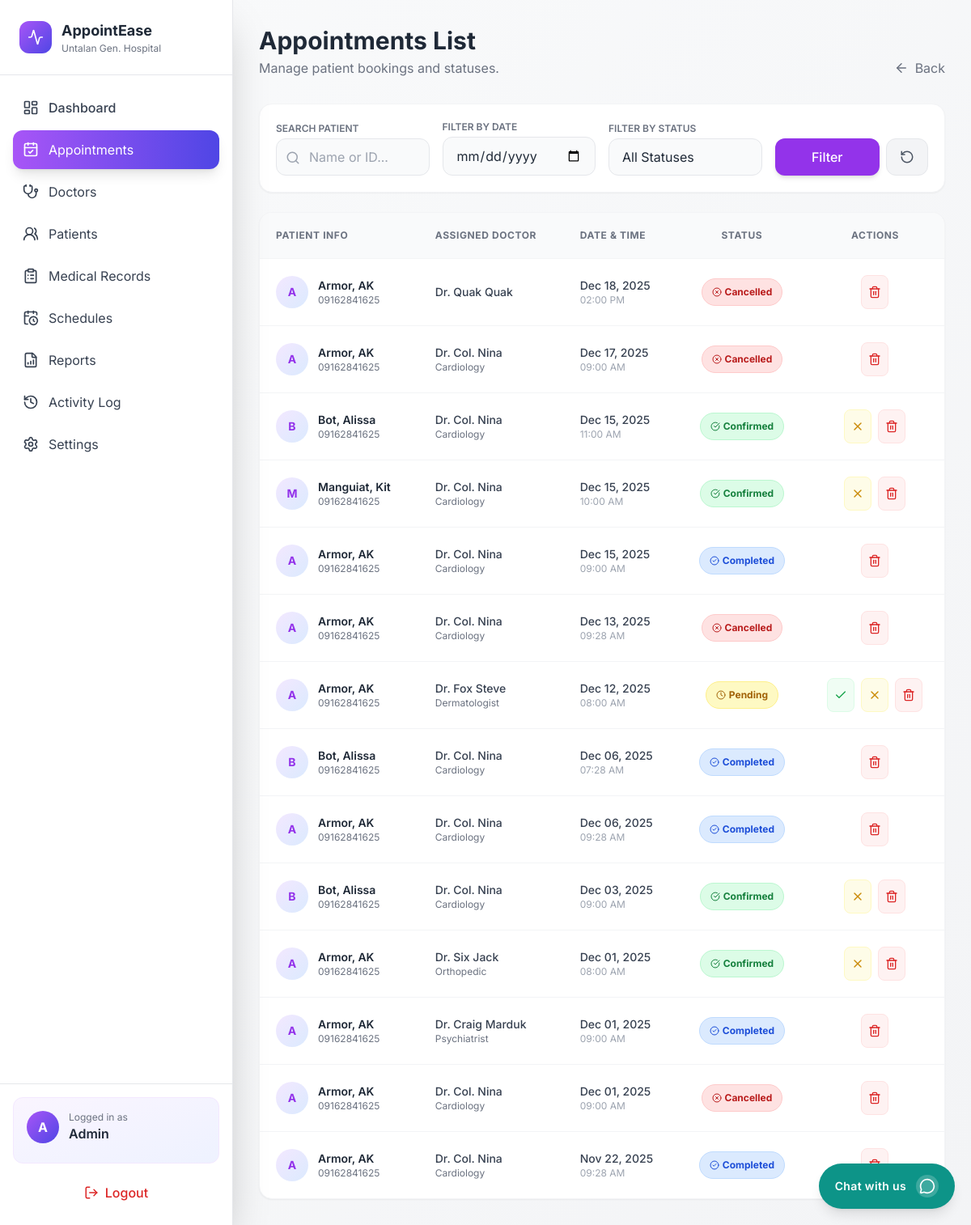
The page /appointment_list_report.php (signed in) on the database as committed earlier.
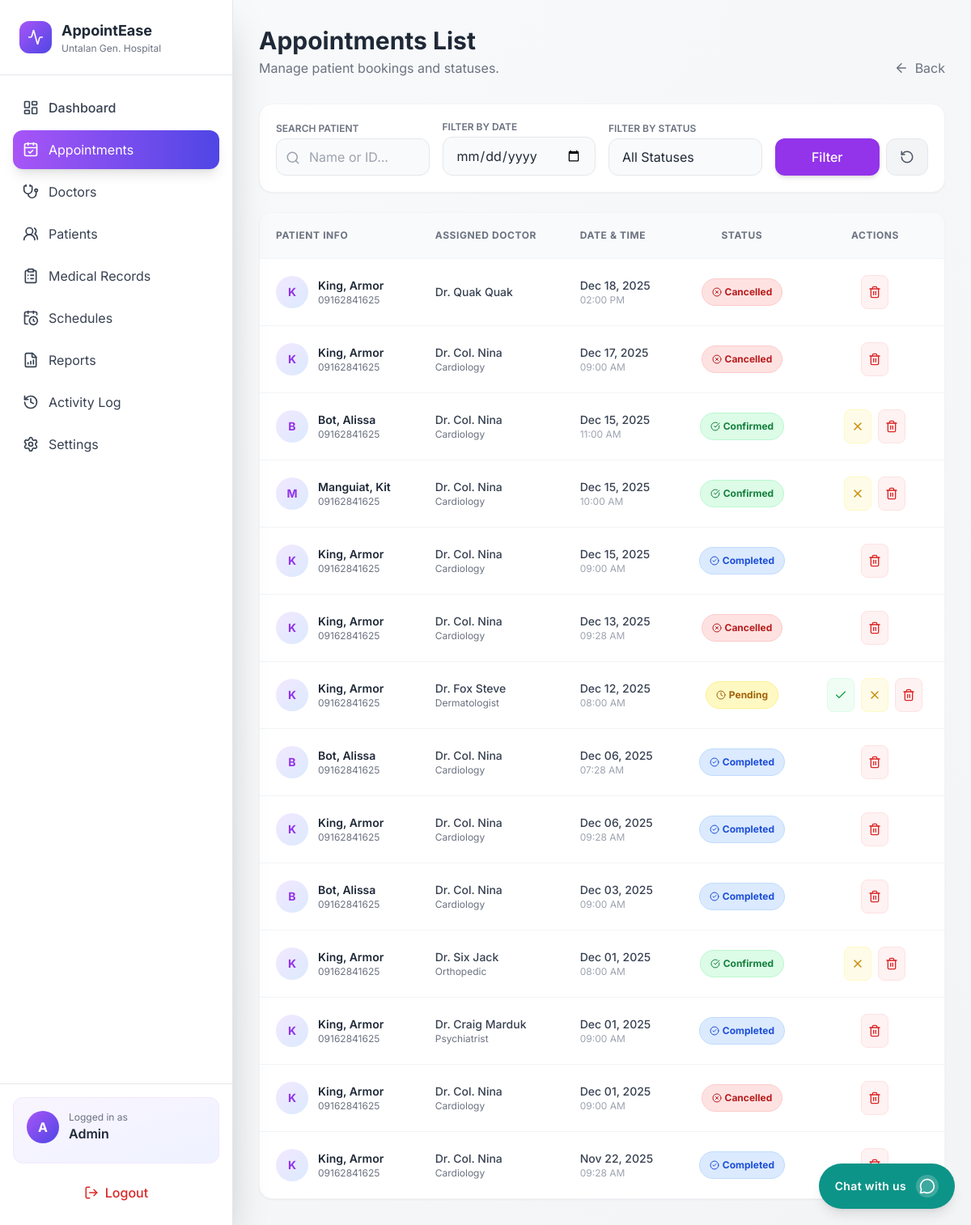
The same page on the database as committed later.
### tables this page shows
CREATE TABLE `tblappointment` (
  `id` int(11) NOT NULL,
  `booking_date` date NOT NULL,
  `booking_time` time DEFAULT NULL,
  `user_id` varchar(30) NOT NULL,
  `doctor` varchar(30) NOT NULL,
  `status` int(11) NOT NULL,
  `reminder_sent` tinyint(1) NOT NULL DEFAULT 0,
  `reminder_sent_at` datetime DEFAULT NULL
);

CREATE TABLE `tblinfo` (
  `id` int(11) NOT NULL,
  `user_id` varchar(30) NOT NULL,
  `last_name` varchar(40) NOT NULL,
  `first_name` varchar(50) NOT NULL,
  `middle_name` varchar(40) NOT NULL,
  `specialization` varchar(30) NOT NULL,
  `bdate` date NOT NULL,
  `gender` varchar(10) NOT NULL,
  `address` varchar(200) NOT NULL,
  `contact` varchar(20) NOT NULL,
  `image` varchar(255) DEFAULT NULL
);

### controllers/appointment_list_data.php (called while the page is built, shortened)
<?php
require_once 'db.php';
$sql = "SELECT a.id, a.booking_date, a.booking_time, a.status, a.user_id,
              p.first_name AS pfirst, p.last_name AS plast, p.contact, p.image,
              d.first_name AS dfirst, d.last_name AS dlast, d.specialization
        FROM tblappointment a
        LEFT JOIN tblinfo p ON p.user_id = a.user_id
        LEFT JOIN tblinfo d ON d.user_id = a.doctor
        WHERE 1=1";
$params = [];
$sql .= " ORDER BY a.booking_date DESC, a.id DESC";
try {
    $stmt = $pdo->prepare($sql);
    $stmt->execute($params);
    $appointments = $stmt->fetchAll(PDO::FETCH_ASSOC);
} catch (Exception $e) {
    $appointments = [];
    $error = "Database Error: " . $e->getMessage();
}

### appointment_list_report.php (the view, shortened to what the changed rows need)
<?php
include __DIR__ . '/controllers/appointment_list_data.php';
?>
<!doctype html>
<html lang="en">
<head>
  <script src="https://cdn.tailwindcss.com"></script>
</head>
<body class="bg-gradient-to-br from-gray-50 to-gray-100 text-gray-800">
  <div class="flex h-screen overflow-hidden">
    <?php include 'includes/admin_sidebar.php'; ?>
    <main class="flex-1 overflow-auto">
      <div class="p-8">
        <div class="flex justify-between items-end mb-8">
            <div>
                <h1 class="text-3xl font-bold text-gray-800">Appointments List</h1>
            </div>
        </div>
        <div class="bg-white rounded-2xl shadow-sm border border-gray-100 overflow-hidden">
            <div class="overflow-x-auto">
                <table class="w-full text-left border-collapse">
                    <thead class="bg-gray-50 border-b border-gray-100">
                        <tr>
                            <th class="p-5 text-xs font-bold text-gray-500 uppercase tracking-wider">Patient Info</th>
                            <th class="p-5 text-xs font-bold text-gray-500 uppercase tracking-wider">Assigned Doctor</th>
                            <th class="p-5 text-xs font-bold text-gray-500 uppercase tracking-wider">Date & Time</th>
                            <th class="p-5 text-xs font-bold text-gray-500 uppercase tracking-wider text-center">Status</th>
                            <th class="p-5 text-xs font-bold text-gray-500 uppercase tracking-wider text-center">Actions</th>
                        </tr>
                    </thead>
                    <tbody class="divide-y divide-gray-100 text-sm">
                        <?php if(empty($appointments)): ?>
                            <tr>
                                <td colspan="5" class="p-8 text-center text-gray-500">
                                    <div class="flex flex-col items-center justify-center gap-2">
                                        <i data-lucide="calendar-x" width="32" class="text-gray-300"></i>
                                        <p>No appointments found matching your filters.</p>
                                    </div>
                                </td>
                            </tr>
                        <?php else: foreach($appointments as $apt):
                            $patientName = $apt['pfirst'] ? trim($apt['plast'] . ', ' . $apt['pfirst']) : 'Guest User';
                            $doctorName = $apt['dfirst'] ? trim('Dr. ' . $apt['dlast'] . ' ' . $apt['dfirst']) : 'Unassigned';
                            $status = (int)$apt['status'];
                            switch ($status) {
                                case 1:
                                    $statusBadge = '<span class="px-3 py-1 rounded-full text-xs font-bold bg-green-100 text-green-700 border border-green-200 inline-flex items-center gap-1"><i data-lucide="check-circle" width="12"></i> Confirmed</span>';
                                    break;
                                case 2:
                                    $statusBadge = '<span class="px-3 py-1 rounded-full text-xs font-bold bg-yellow-100 text-yellow-700 border border-yellow-200 inline-flex items-center gap-1"><i data-lucide="clock" width="12"></i> Pending</span>';
                                    break;
                                case 3:
                                    $statusBadge = '<span class="px-3 py-1 rounded-full text-xs font-bold bg-blue-100 text-blue-700 border border-blue-200 inline-flex items-center gap-1"><i data-lucide="check-circle-2" width="12"></i> Completed</span>';
                                    break;
                                case 0:
                                    $statusBadge = '<span class="px-3 py-1 rounded-full text-xs font-bold bg-red-100 text-red-700 border border-red-200 inline-flex items-center gap-1"><i data-lucide="x-circle" width="12"></i> Cancelled</span>';
                                    break;
                            }
                        ?>
                        <tr class="hover:bg-gray-50 transition group">
                            <td class="p-5">
                                <div class="flex items-center gap-3">
                                    <div class="w-10 h-10 rounded-full bg-gradient-to-br from-purple-100 to-blue-100 text-purple-600 flex items-center justify-center font-bold text-sm">
                                        <?= strtoupper(substr($patientName, 0, 1)) ?>
                                    </div>
                                    <div>
                                        <p class="font-semibold text-gray-800"><?= htmlspecialchars($patientName) ?></p>
                                        <p class="text-xs text-gray-500"><?= htmlspecialchars($apt['contact'] ?: 'No Contact') ?></p>
                                    </div>
                                </div>
                            </td>
                            <td class="p-5">
                                <p class="text-sm font-medium text-gray-700"><?= htmlspecialchars($doctorName) ?></p>
                                <p class="text-xs text-gray-500"><?= htmlspecialchars($apt['specialization'] ?? 'General') ?></p>
                            </td>
                            <td class="p-5">
                                <div class="flex flex-col">
                                    <span class="text-sm font-medium text-gray-700"><?= date('M d, Y', strtotime($apt['booking_date'])) ?></span>
                                    <span class="text-xs text-gray-400"><?= $apt['booking_time'] ? date('h:i A', strtotime($apt['booking_time'])) : '--:--' ?></span>
                                </div>
                            </td>
                            <td class="p-5 text-center">
                                <?= $statusBadge ?>
                            </td>
                            <td class="p-5 text-center">
                                <div class="flex items-center justify-center gap-2 opacity-100">
                                    <?php if($status == 2): ?>
                                    <form method="POST" class="inline">
                                        <button type="submit" name="update_status" class="p-2 bg-green-50 text-green-600 rounded-lg hover:bg-green-100 transition border border-green-100" title="Confirm">
                                            <i data-lucide="check" width="16"></i>
                                        </button>
                                    </form>
                                    <?php endif; ?>
                                    <?php if($status == 2 || $status == 1): ?>
                                    <form method="POST" class="inline">
                                        <button type="submit" name="update_status" class="p-2 bg-yellow-50 text-yellow-600 rounded-lg hover:bg-yellow-100 transition border border-yellow-100" title="Cancel">
                                            <i data-lucide="x" width="16"></i>
                                        </button>
                                    </form>
                                    <?php endif; ?>
                                    <form method="POST" class="inline" onsubmit="return confirm('Are you sure you want to permanently delete this record?');">
                                        <button type="submit" name="delete_appointment" class="p-2 bg-red-50 text-red-600 rounded-lg hover:bg-red-100 transition border border-red-100" title="Delete">
                                            <i data-lucide="trash-2" width="16"></i>
                                        </button>
                                    </form>
                                </div>
                            </td>
                        </tr>
                        <?php endforeach; endif; ?>
                    </tbody>
                </table>
            </div>
        </div>
      </div>
    </main>
  </div>
</body>
</html>

Rows that differ between the two databases and show on the page:
changed through a linked row, tblappointment "Dec 18, 2025": tblinfo.first_name+last_name "A" → "K"; tblinfo.first_name+last_name "Armor, AK" → "King, Armor"
changed through a linked row, tblappointment "Dec 17, 2025": tblinfo.first_name+last_name "A" → "K"; tblinfo.first_name+last_name "Armor, AK" → "King, Armor"
changed through a linked row, tblappointment (number 5 of 14 on the later page): tblinfo.first_name+last_name "A" → "K"; tblinfo.first_name+last_name "Armor, AK" → "King, Armor"
changed through a linked row, tblappointment "Dec 13, 2025": tblinfo.first_name+last_name "A" → "K"; tblinfo.first_name+last_name "Armor, AK" → "King, Armor"
changed through a linked row, tblappointment "Dec 12, 2025": tblinfo.first_name+last_name "A" → "K"; tblinfo.first_name+last_name "Armor, AK" → "King, Armor"
changed through a linked row, tblappointment (number 9 of 14 on the later page): tblinfo.first_name+last_name "A" → "K"; tblinfo.first_name+last_name "Armor, AK" → "King, Armor"
changed tblappointment "Dec 03, 2025": status "Confirmed" → "Completed"
changed through a linked row, tblappointment "Dr. Six Jack": tblinfo.first_name+last_name "A" → "K"; tblinfo.first_name+last_name "Armor, AK" → "King, Armor"
changed through a linked row, tblappointment "Dr. Craig Marduk": tblinfo.first_name+last_name "A" → "K"; tblinfo.first_name+last_name "Armor, AK" → "King, Armor"
changed through a linked row, tblappointment (number 13 of 14 on the later page): tblinfo.first_name+last_name "A" → "K"; tblinfo.first_name+last_name "Armor, AK" → "King, Armor"
changed through a linked row, tblappointment "Nov 22, 2025": tblinfo.first_name+last_name "A" → "K"; tblinfo.first_name+last_name "Armor, AK" → "King, Armor"
